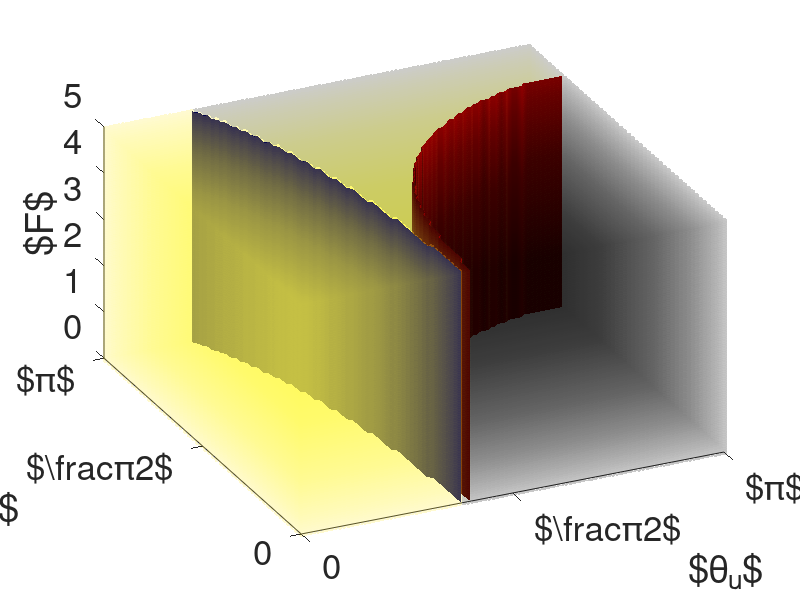

This chart was generated by the following MATLAB code: (Note: this script raises an error after producing the figure.)
clear all
close all
clc

r_u=1;
r_v=2;
G=5;
alpha = 0.02;
n=100;
[theta_u,theta_v,F]=meshgrid(linspace(0,pi,n),linspace(0,pi,n),linspace(0,G,100));

f1=(6.*r_v+8.*cos(theta_v)).*cos(theta_u)-6.*cos(theta_v).*r_u;
f1lin=(-3.*r_v-4).*theta_u.^2+(-4+3.*r_u).*theta_v.^2-6.*r_u+6.*r_v+8;
f2=sqrt(r_v).*sqrt((3.*r_v + 4.*cos(theta_v)).*cos(theta_u) - 3.*r_u.*cos(theta_v)).*sqrt(r_u).*sqrt(F - G) - r_u.*F.*cos(theta_u) - r_v.*cos(theta_v) + ((3.*F + 3.*G).*r_u.^2)/4 - (3.*r_v.^2)/2;
f2lin=3.*(((F + G).*r_u.^2 + (2.*F.*(theta_u.^2 - 2).*r_u)/3 - 2.*r_v.*(-theta_v.^2/3 + r_v + 2/3)).*sqrt(3.*r_v + 4 - 3.*r_u) - ((-theta_v.^2 + 4).*sqrt(r_v).*r_u.^(3/2) + sqrt(r_u).*((theta_u.^2 - 4).*r_v.^(3/2) + (4.*sqrt(r_v).*(theta_u.^2 + theta_v.^2 - 4))/3)).*sqrt(F - G))/(4.*sqrt(3.*r_v + 4 - 3.*r_u));

g1=double(f1>0);
g1lin=double(f1lin>0);
g2=double(f2<0);
g2lin=double(f2lin<0);
h1=g1;
h1lin=g1lin;
h2=g2;
h2lin=g2lin;

h1(h1==0)=nan;
h1lin(h1lin==0)=nan;
h2(h2==0)=nan;
h2lin(h2lin==0)=nan;


s1=isosurface(theta_u,theta_v,F,g1);
hold on
s2=isosurface(theta_u,theta_v,F,g1lin);
p1 = patch(s1);
set(p1,'FaceColor',[1 0 0]);  
set(p1,'EdgeColor','none');
p2 = patch(s2);
set(p2,'FaceColor',[0 0 1]);  
set(p2,'EdgeColor','none');


h=scatter3(theta_u(1:2:end),theta_v(1:2:end),F(1:2:end),20,h1(1:2:end),'filled');
set(h, 'MarkerEdgeAlpha', alpha, 'MarkerFaceAlpha', alpha)
h=scatter3(theta_u(1:2:end),theta_v(1:2:end),F(1:2:end),20,h1lin(1:2:end),'filled');
set(h, 'MarkerEdgeAlpha', alpha, 'MarkerFaceAlpha', alpha*10)


xlabel('$\theta_u$')
ylabel('$\theta_v$')
zlabel('$F$')
view([150 40])
view([-25 40])
set(gca,'fontsize',25)
axis tight
camlight;
lighting gouraud;
xticks([0:pi/2:pi])
yticks([0:pi/2:pi])
xticklabels({0,'$\frac{\pi}{2}$','$\pi$'})
yticklabels({0,'$\frac{\pi}{2}$','$\pi$'})


figure

s3=isosurface(theta_u,theta_v,F,g2);
hold on
s4=isosurface(theta_u,theta_v,F,g2lin);

p3 = patch(s3);
set(p3,'FaceColor',[0 0 1]);  
set(p3,'EdgeColor','none');
p4 = patch(s4);
set(p4,'FaceColor',[0 0 0]);  
set(p4,'EdgeColor','none');

h=scatter3(theta_u(1:2:end),theta_v(1:2:end),F(1:2:end),20,h2(1:2:end),'filled');
%,'MarkerFaceColor',[1 0 0]);
set(h, 'MarkerEdgeAlpha', alpha, 'MarkerFaceAlpha', alpha)
h=scatter3(theta_u(1:2:end),theta_v(1:2:end),F(1:2:end),20,h2lin(1:2:end),'filled');
set(h, 'MarkerEdgeAlpha', alpha, 'MarkerFaceAlpha', alpha*10)


xlabel('$\theta_u$')
ylabel('$\theta_v$')
zlabel('$F$')
view([150 40])
view([-25 40])
set(gca,'fontsize',25)
axis tight
camlight;
lighting gouraud;
xticks([0:pi/2:pi])
yticks([0:pi/2:pi])
xticklabels({0,'$\frac{\pi}{2}$','$\pi$'})
yticklabels({0,'$\frac{\pi}{2}$','$\pi$'})


% end
% export_fig(['./Latex/Pictures/Instability_movement_region_ru_',num2str(r_u),'_.png'],'-r300')
% pause(1)
